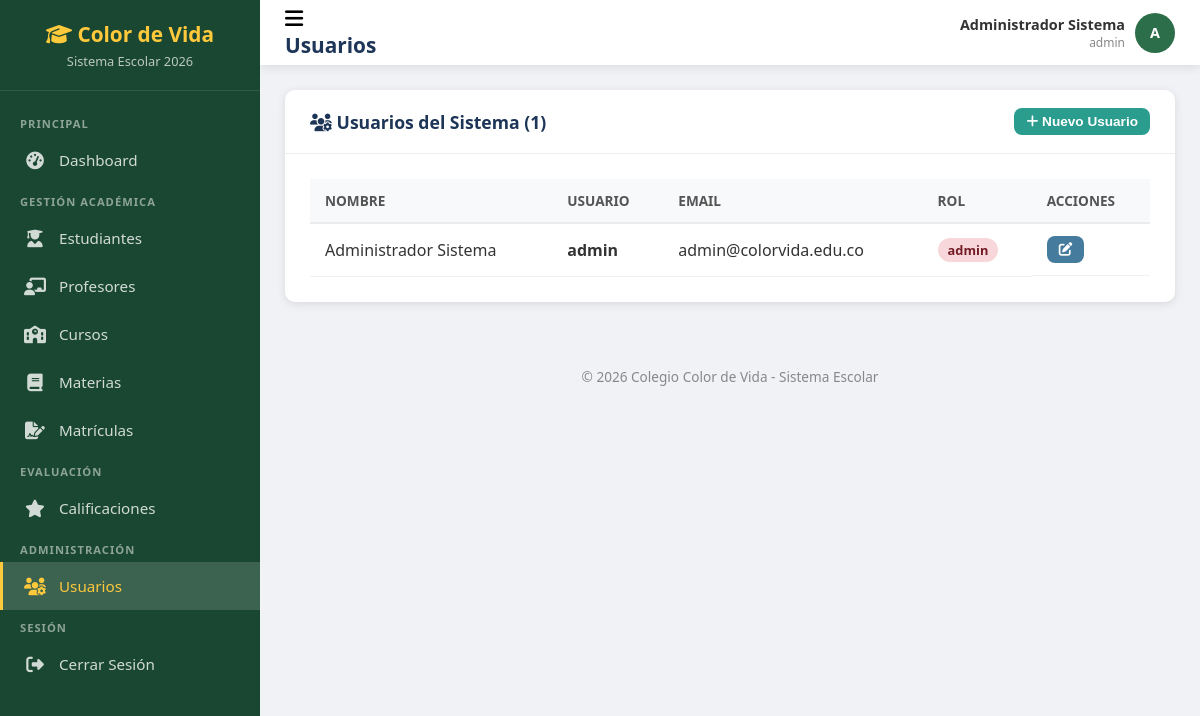
/usuarios.php (signed in), run on the app's committed database.
### tables this page shows
CREATE TABLE `usuarios` (
  `id` int(11) NOT NULL AUTO_INCREMENT,
  `nombre` varchar(100) NOT NULL,
  `apellido` varchar(100) NOT NULL,
  `email` varchar(150) DEFAULT NULL,
  `usuario` varchar(50) NOT NULL,
  `password` varchar(255) NOT NULL,
  `rol_id` int(11) NOT NULL DEFAULT 3,
  `foto` varchar(255) DEFAULT NULL,
  `activo` tinyint(1) DEFAULT 1,
  `creado_en` timestamp NULL DEFAULT current_timestamp(),
  PRIMARY KEY (`id`),
  UNIQUE KEY `usuario` (`usuario`),
  UNIQUE KEY `email` (`email`),
  KEY `rol_id` (`rol_id`),
  CONSTRAINT `usuarios_ibfk_1` FOREIGN KEY (`rol_id`) REFERENCES `roles` (`id`)
);

CREATE TABLE `roles` (
  `id` int(11) NOT NULL AUTO_INCREMENT,
  `nombre` varchar(50) NOT NULL,
  `descripcion` varchar(200) DEFAULT NULL,
  PRIMARY KEY (`id`),
  UNIQUE KEY `nombre` (`nombre`)
);

### usuarios.php (the view, shortened to what this page needs)
<?php
require_once 'includes/header.php';
require_once 'includes/db.php';
$usuarios = $pdo->query("SELECT u.*, r.nombre as rol_nombre FROM usuarios u JOIN roles r ON r.id=u.rol_id WHERE u.activo=1 ORDER BY u.nombre")->fetchAll();
?>
<div class="card">
    <div class="card-header">
        <h2><i class="fas fa-users-cog"></i> Usuarios del Sistema (<?= count($usuarios) ?>)</h2>
        <button class="btn btn-success btn-sm" onclick="openModal('modal-nuevo')">
            <i class="fas fa-plus"></i> Nuevo Usuario
        </button>
    </div>
    <div class="card-body">
        <div class="table-responsive">
            <table>
                <thead>
                    <tr>
                        <th>Nombre</th>
                        <th>Usuario</th>
                        <th>Email</th>
                        <th>Rol</th>
                        <th>Acciones</th>
                    </tr>
                </thead>
                <tbody>
                    <?php foreach ($usuarios as $u): ?>
                    <tr>
                        <td><?= htmlspecialchars($u['nombre'] . ' ' . $u['apellido']) ?></td>
                        <td><strong><?= htmlspecialchars($u['usuario']) ?></strong></td>
                        <td><?= htmlspecialchars($u['email'] ?? '-') ?></td>
                        <td><span class="badge badge-<?= $u['rol_nombre'] === 'admin' ? 'danger' : ($u['rol_nombre'] === 'docente' ? 'info' : 'success') ?>"><?= $u['rol_nombre'] ?></span></td>
                        <td class="actions">
                            <button class="btn btn-sm btn-info" onclick='openEditModal(<?= json_encode($u) ?>)' title="Editar"><i class="fas fa-edit"></i></button>
                        </td>
                    </tr>
                    <?php endforeach; ?>
                </tbody>
            </table>
        </div>
    </div>
</div>
<?php require_once 'includes/footer.php'; ?>

### css/estilos.css (style rules this page uses)
:root { --primary: #2c6e49; --primary-dark: #1a4731; --primary-light: #4c956c; --secondary: #fefee3; --accent: #ffc93c; --danger: #e63946; --warning: #f4a261; --info: #457b9d; --dark: #1d3557; --light: #f1faee; --sidebar-width: 260px; --header-height: 65px; --shadow: 0 2px 10px rgba(0,0,0,0.1); --radius: 10px; }
* { margin: 0; padding: 0; box-sizing: border-box; }
body { font-family: 'Segoe UI', Tahoma, Geneva, Verdana, sans-serif; background-color: #f0f2f5; color: #333; min-height: 100vh; }
.btn { display: inline-block; padding: 12px 24px; border: none; border-radius: 8px; cursor: pointer; font-size: 1rem; font-weight: 600; text-decoration: none; transition: all 0.3s; text-align: center; }
.btn-info { background: var(--info); color: white; }
.btn-success { background: #2a9d8f; color: white; }
.btn-sm { padding: 6px 12px; font-size: 0.85rem; }
.card { background: white; border-radius: var(--radius); box-shadow: var(--shadow); margin-bottom: 20px; }
.card-header { padding: 18px 25px; border-bottom: 1px solid #eee; display: flex; align-items: center; justify-content: space-between; }
.card-header h2 { font-size: 1.1rem; color: var(--dark); }
.card-body { padding: 25px; }
.table-responsive { overflow-x: auto; }
table { width: 100%; border-collapse: collapse; }
table th { background: #f8f9fa; padding: 12px 15px; text-align: left; font-weight: 600; color: #555; font-size: 0.85rem; text-transform: uppercase; border-bottom: 2px solid #e9ecef; }
table td { padding: 12px 15px; border-bottom: 1px solid #f0f0f0; vertical-align: middle; }
.badge { display: inline-block; padding: 3px 10px; border-radius: 20px; font-size: 0.8rem; font-weight: 600; }
.badge-danger { background: #f8d7da; color: #721c24; }
.actions { display: flex; gap: 5px; }

### data on the page
usuarios: nombre+apellido "Administrador Sistema", usuario "admin", email "admin@colorvida.edu.co", rol.nombre "admin"

### other printed values
$pagina_titulo "Usuarios"
$nombre_usuario "Administrador Sistema"
$rol_usuario "admin"
$inicial "A"
count($usuarios) "1"
